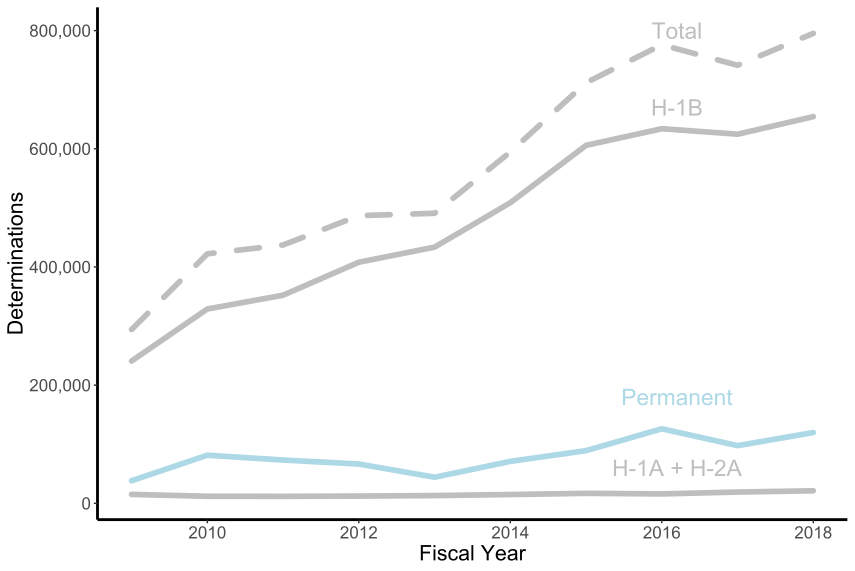

Source code (R):
library(tidyverse)


Year = c(2009:2018)
perm = c(38247,81412,73207,66488,44149,70998,89151,126143,97603,119776)
h1b = c(240801,328903,352214,408038,433586,508674,605809,633943,624650,654360)
h2a = c(7857,7378,7361,8047,8388,9405,10339,8684,10097,11698)
h2b = c(7217,4535,4409,4211,4710,5464,6521,7209,8970,9490)
total = perm + h1b + h2a + h2b

accentColor = 'lightblue'

ggplot()+
  geom_line(mapping = aes(x=Year,y=total),color='grey',size=2,lineend='round',linetype=2)+
  geom_line(mapping = aes(x=Year,y=perm),color=accentColor,size=2,lineend='round')+
  geom_line(mapping = aes(x=Year,y=h1b),color='grey',size=2,lineend='round')+
  geom_line(mapping = aes(x=Year,y=h2a+h2b),color='grey',size=2,lineend='round')+
  theme(panel.background = element_rect(fill = 'white', colour = 'white'))+
  ylab('Determinations')+
  xlab('Fiscal Year')+
  scale_y_continuous(breaks=seq(0,800000,by=200000),labels=c("0","200,000","400,000","600,000","800,000"))+
  theme( axis.line = element_line(colour = "black",size = 1, linetype = "solid"))+
  theme(text=element_text(size=16))+ 
  annotate("text", x = 2016.2, y = 800000, label = "Total",size=6,color='grey')+
  annotate("text", x = 2016.2, y = 670000, label = "H-1B",size=6,color='grey')+
  annotate("text", x = 2016.2, y = 180000, label = "Permanent",size=6,color=accentColor)+
  annotate("text", x = 2016.2, y = 60000, label = "H-1A + H-2A",size=6,color='grey')

  

  
